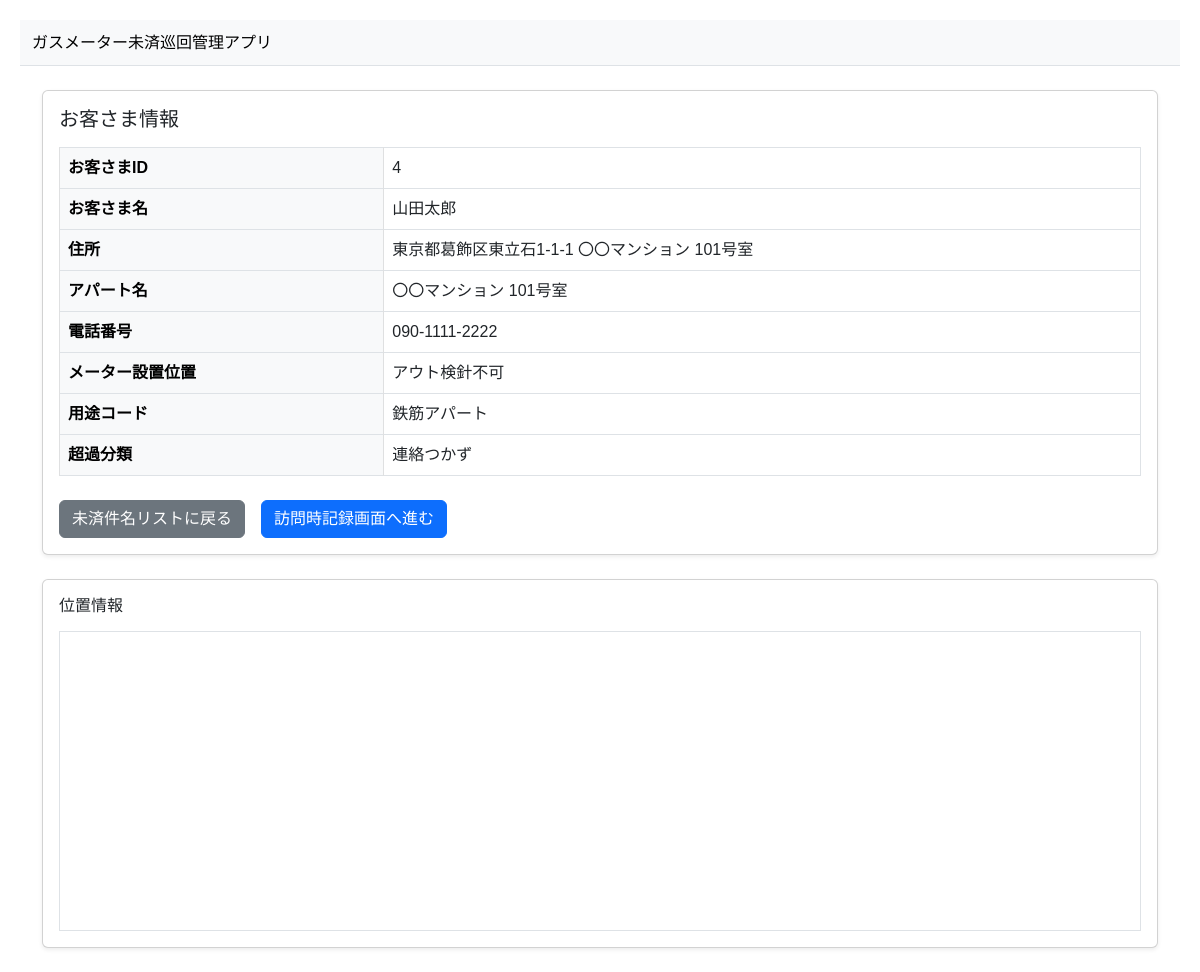
The app's page /visits/customer_detail/4/ with its own data.
### customers/models.py (models this page shows, shortened)
class Customer(models.Model):
    name = models.CharField('お客様名', max_length=100)
    address1 = models.CharField('住所', max_length=255)
    address2 = models.CharField('丁目番地号', max_length=255, blank=True)
    address3 = models.CharField('アパート名', max_length=255, blank=True)
    latitude = models.DecimalField('緯度', max_digits=9, decimal_places=6, null=True, blank=True)
    longitude = models.DecimalField('経度', max_digits=9, decimal_places=6, null=True, blank=True)
    tel = models.CharField('電話番号', max_length=20, blank=True)
    inspection_dur_date = models.DateField('検定年月', null=True, blank=True)
    valv_status = models.CharField('開閉栓', max_length=20)
    current_model = models.CharField('現取付型号', max_length=100)
    current_serial_number = models.CharField('現社番', max_length=100)
    meter_location = models.CharField('メーター設置位置', max_length=255)
    usage_code = models.CharField('用途コード', max_length=50)
    excess_category = models.CharField('超過分類', max_length=50)
    reason = models.TextField('事由', blank=True)
    created_at = models.DateTimeField('作成日時', default=timezone.now)

### visits/views.py (the view)
# urls.py: path('customer_detail/<int:customer_id>/', views.customer_detail, name='customer_detail'),
def customer_detail(request, customer_id):  # ← customer_id を受け取る
    customer = get_object_or_404(Customer, id=customer_id)
    return render(request, 'visits/customer_detail.html', {
        'customer': customer
    })

### visits/templates/visits/customer_detail.html (shortened to what this page needs)
<!DOCTYPE html>
<html lang="ja">
<head>
  <link href="https://cdn.jsdelivr.net/npm/bootstrap@5.3.0/dist/css/bootstrap.min.css"
        rel="stylesheet" />
</head>
<body>
<nav class="navbar navbar-light bg-light mb-4 border-bottom">
  <div class="container-fluid">
    <span class="navbar-brand mb-0 h1 fs-6">ガスメーター未済巡回管理アプリ</span>
  </div>
</nav>
<div class="container mt-4">
  <div class="card shadow-sm mb-4">
    <div class="card-body">
      <h2 class="h5 mb-3">お客さま情報</h2>
      <table class="table table-bordered align-middle">
        <tbody>
          <tr>
            <th class="table-light" style="width: 30%;">お客さまID</th>
            <td>{{ customer.id }}</td>
          </tr>
          <tr>
            <th class="table-light">お客さま名</th>
            <td>{{ customer.name }}</td>
          </tr>
          <tr>
            <th class="table-light">住所</th>
            <td>{{ customer.address1 }} {{ customer.address2 }} {{ customer.address3 }}</td>
          </tr>
          <tr>
            <th class="table-light">アパート名</th>
            <td>{{ customer.address2 }} {{ customer.address3 }}</td>
          </tr>
          <tr>
            <th class="table-light">電話番号</th>
            <td>{{ customer.tel }}</td>
          </tr>
          <tr>
            <th class="table-light">メーター設置位置</th>
            <td>{{ customer.meter_location }}</td>
          </tr>
          <tr>
            <th class="table-light">用途コード</th>
            <td>{{ customer.usage_code }}</td>
          </tr>
          <tr>
            <th class="table-light">超過分類</th>
            <td>{{ customer.excess_category }}</td>
          </tr>
        </tbody>
      </table>
      <div class="mt-4 d-flex gap-3">
        <a href="{% url 'unresolved_cases' %}" class="btn btn-secondary">未済件名リストに戻る</a>
        <a href="{% url 'visit_record' customer.id %}" class="btn btn-primary">訪問時記録画面へ進む</a>
      </div>
    </div>
  </div>
  <div class="card shadow-sm mb-4">
    <div class="card-body">
      <h2 class="h6 mb-3">位置情報</h2>
      <div id="map" class="border" style="height: 300px;"></div>
    </div>
  </div>
</div>
</body>
</html>

### visits/templates/visits/customer_detail.html (style rules this page uses)
body { font-family: sans-serif; margin: 20px; }

### records on screen
Customer: id "4", name "山田太郎", address1 "東京都葛飾区東立石1-1-1", address2 "〇〇マンション", address3 "101号室", tel "090-1111-2222", meter_location "アウト検針不可", usage_code "鉄筋アパート", excess_category "連絡つかず"
